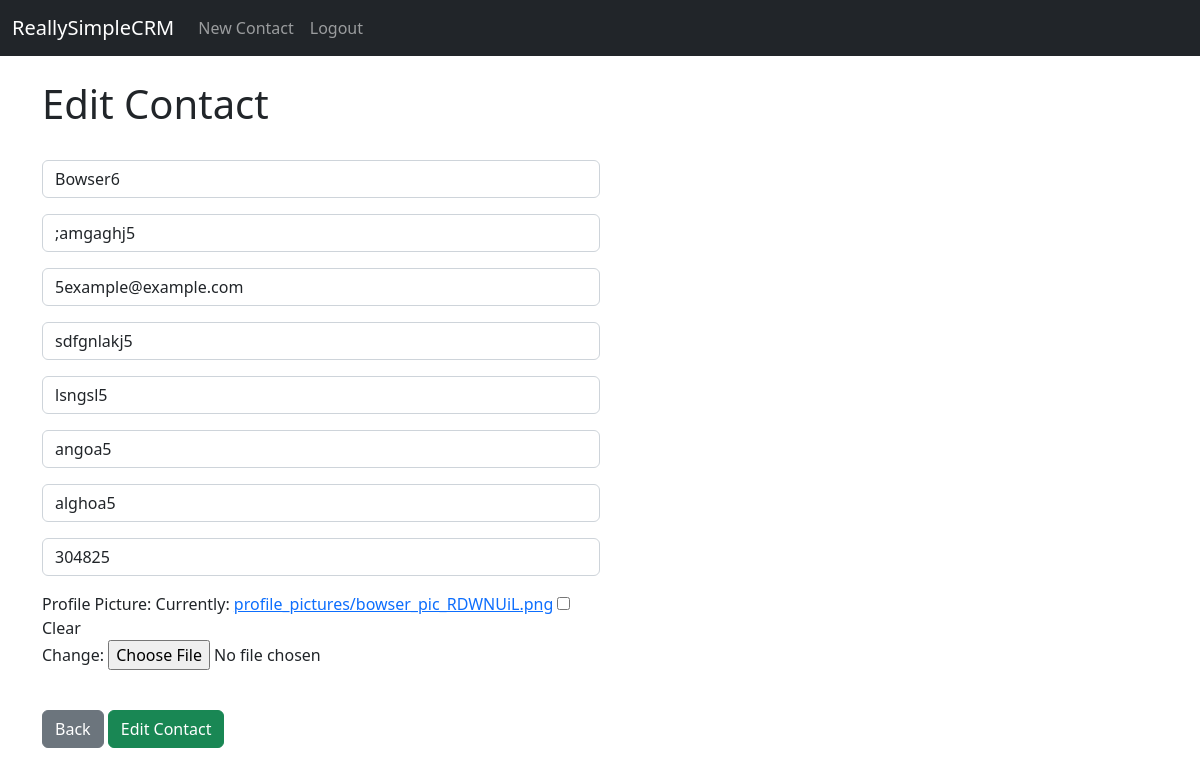
/contact_update/33 (signed in), run on an earlier commit of the app's database.
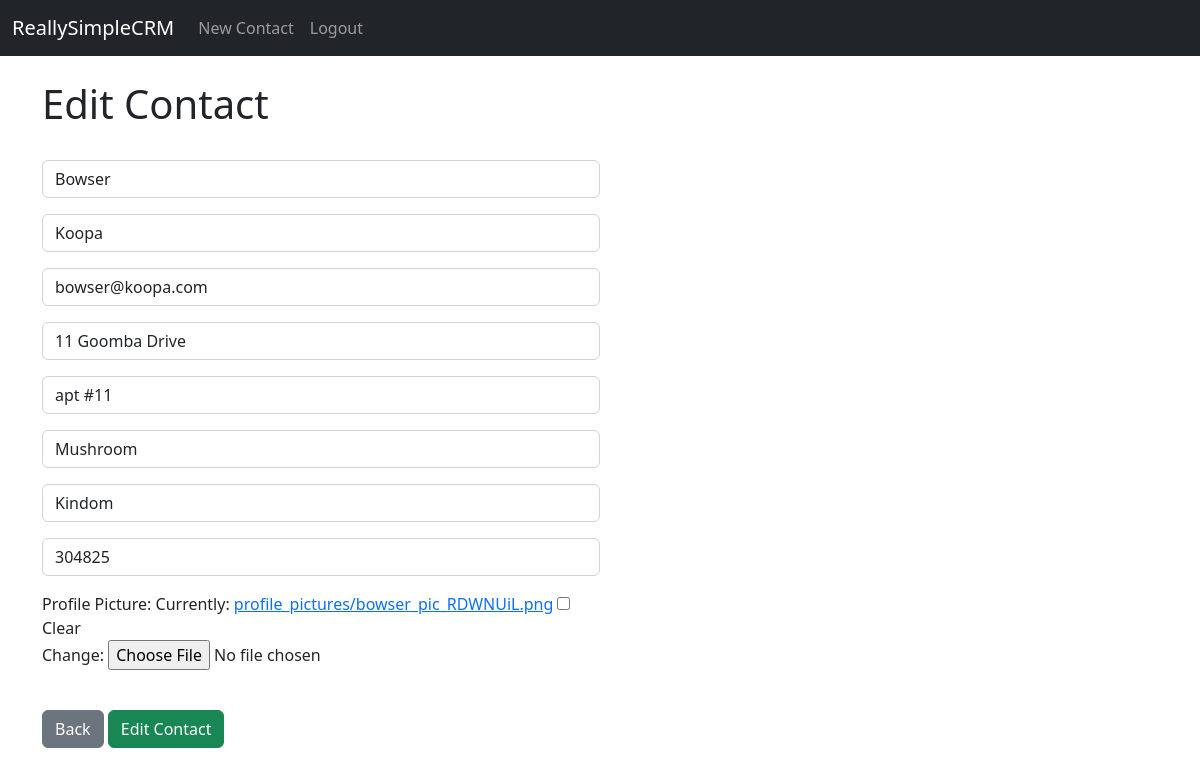
And on a later commit of the database.
### reallysimplecrm/models.py (models this page shows, shortened)
class Contact(models.Model):
    created_at = models.DateTimeField(auto_now_add=True)
    user = models.ForeignKey(User, on_delete=models.CASCADE)
    first_name = models.CharField(max_length=100)
    last_name = models.CharField(max_length=100)
    email = models.EmailField(blank=True, null=True)
    address_line_1 = models.CharField(max_length=100, blank=True, null=True)
    address_line_2 = models.CharField(max_length=100, blank=True, null=True)
    city = models.CharField(max_length=100, blank=True, null=True)
    state = models.CharField(max_length=100, blank=True, null=True)
    zipcode = models.CharField(max_length=10, blank=True, null=True)
    profile_picture = models.ImageField(upload_to='profile_pictures/', blank=True, null=True, default='profile_pictures/default.png')
    updated_at = models.DateTimeField(auto_now=True)

### reallysimplecrm/views.py (the view)
# urls.py: path('contact_update/<int:pk>', views.contact_update, name='contact_update'),
def contact_update(request, pk):
    if request.user.is_authenticated:
        current_contact = Contact.objects.get(id=pk)
        if request.method == "POST":
            form = NewContactForm(request.POST, request.FILES, instance=current_contact)
            if form.is_valid():
                updated_contact = form.save(commit=False)
                updated_contact.updated_at = timezone.now()  # Set the updated_at field with the current time
                if 'profile_picture-clear' in request.POST and request.POST['profile_picture-clear'] == 'on':
                    updated_contact.profile_picture = 'profile_pictures/default.png'
                elif request.FILES.get('profile_picture'):
                    updated_contact.profile_picture = request.FILES['profile_picture']
                updated_contact.save()
                messages.success(request, "Contact Has Been Updated!")
                return redirect('home')
        else:
            form = NewContactForm(instance=current_contact)
        return render(request, 'contact_update.html', {'form': form})
    else:
        messages.success(request, "You Must Be Logged In To Edit A Contact...")
        return redirect('home')

### reallysimplecrm/templates/contact_update.html (shortened to what this page needs)
{% extends 'base.html' %}
{% block content %}
<div class="col-md-6 offset-med-3">
<h1>Edit Contact</h1>
<br />
<form method="POST" enctype="multipart/form-data">
    {{ form.as_p }}
<br />
<a href="{% url 'home' %}" class="btn btn-secondary">Back</a>
<button type="submit" class="btn btn-success">Edit Contact</button>
</form>
</div>
{% endblock %}

What changed in the data, as far as the page shows it:
changed Contact: first_name "Bowser6" → "Bowser"; last_name ";amgaghj5" → "Koopa"; email "5example@example.com" → "bowser@koopa.com"; address_line_1 "sdfgnlakj5" → "11 Goomba Drive"; address_line_2 "lsngsl5" → "apt #11"; city "angoa5" → "Mushroom"; state "alghoa5" → "Kindom"
